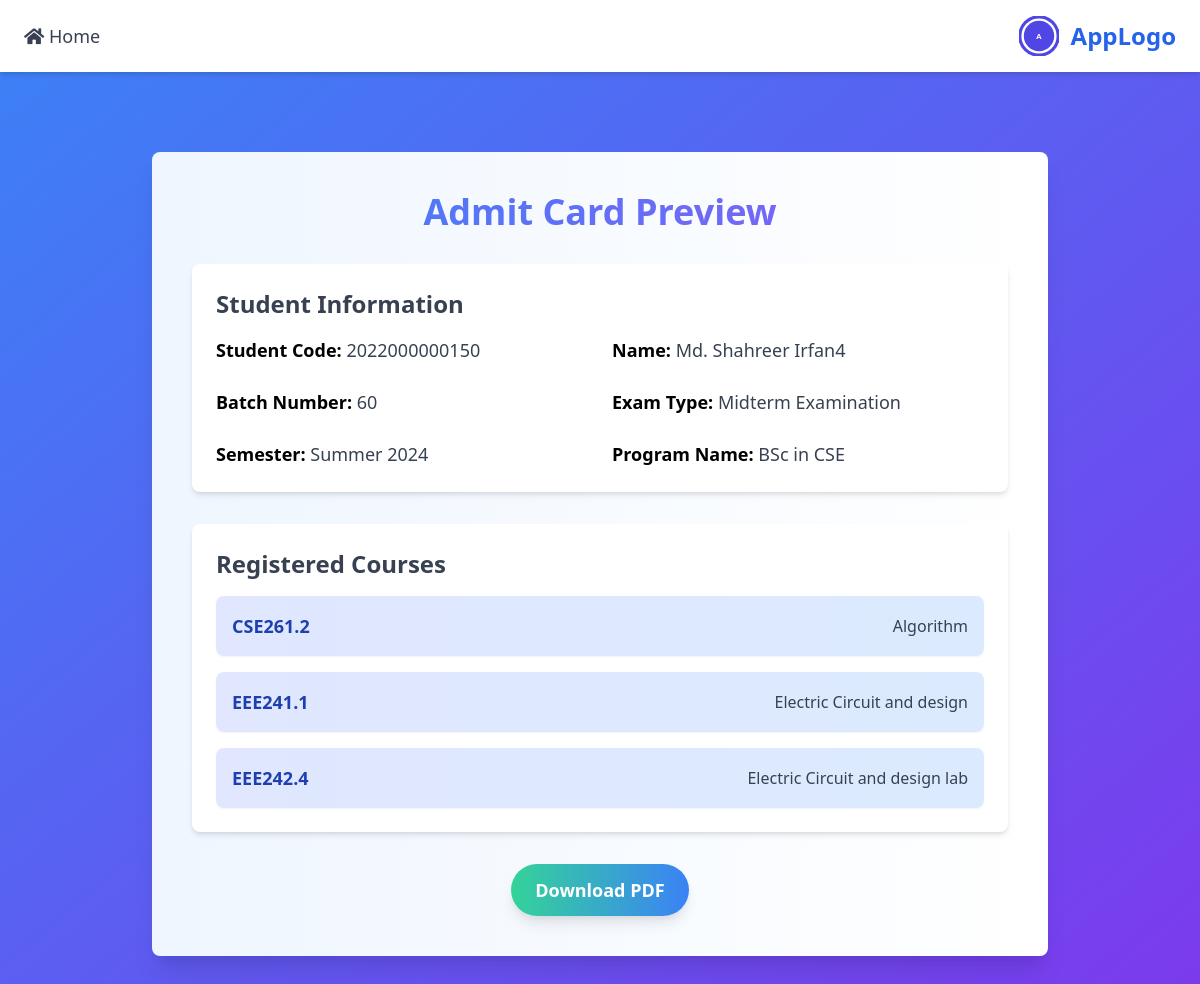
The app's page /admit/admit/7/preview/ with its own data.
### admitcard/models.py (models this page shows, shortened)
class AdmitCard(models.Model):
    student_code = models.CharField(max_length=13)
    name = models.CharField(max_length=100)
    courses = models.ManyToManyField(Course)
    image = models.ImageField(upload_to='admitcard_images/')
    EXAM_TYPE_CHOICES = [
        ('Midterm Examination', 'Midterm Examination'),
        ('Final Examination', 'Final Examination'),
    ]
    exam_type = models.CharField(max_length=20, choices=EXAM_TYPE_CHOICES)
    SEMESTER_CHOICES = [
        ('Spring', 'Spring'),
        ('Summer', 'Summer'),
        ('Fall', 'Fall'),
    ]
    semester_name = models.CharField(max_length=10, choices=SEMESTER_CHOICES)
    year = models.IntegerField(null=True)
    PROGRAM_CHOICES = [
        ('BSc in CSE', 'BSc in CSE'),
        ('BSc in EEE', 'BSc in EEE'),
        ('BBA', 'BBA'),
        ('MBA', 'MBA'),
    ]
    program_name = models.CharField(max_length=50, choices=PROGRAM_CHOICES)
    batch_number = models.IntegerField()

class Course(models.Model):
    course_code = models.CharField(max_length=10)
    course_name = models.CharField(max_length=100)

### admitcard/views.py (the view)
# urls.py: path('admit/<int:admit_card_id>/preview/', views.admit_preview, name='admit_preview'),
def admit_preview(request, admit_card_id):
    admit_card = get_object_or_404(AdmitCard, id=admit_card_id)
    return render(request, 'admitcard/admit_preview.html', {'admit_card': admit_card})

### admitcard/templates/admitcard/admit_preview.html (shortened to what this page needs)
{% extends 'base.html' %}
{% block body %}
<div class="container mx-auto py-12">
    <div class="max-w-4xl mx-auto bg-gradient-to-r from-blue-50 to-white p-10 rounded-lg shadow-xl">
        <h1 class="text-4xl font-extrabold text-center mb-8 text-transparent bg-clip-text bg-gradient-to-r from-blue-500 to-purple-500">
        </h1>
        <div class="bg-white p-6 rounded-lg shadow-md mb-8">
            <h2 class="text-2xl font-semibold text-gray-700 mb-4">Student Information</h2>
            <div class="grid grid-cols-1 md:grid-cols-2 gap-6">
                <p class="text-lg">
                    <strong>Student Code:</strong> <span class="text-gray-700">{{ admit_card.student_code }}</span>
                </p>
                <p class="text-lg">
                    <strong>Name:</strong> <span class="text-gray-700">{{ admit_card.name }}</span>
                </p>
                <p class="text-lg">
                    <strong>Batch Number:</strong> <span class="text-gray-700">{{ admit_card.batch_number }}</span>
                </p>
                <p class="text-lg">
                    <strong>Exam Type:</strong> <span class="text-gray-700">{{ admit_card.exam_type }}</span>
                </p>
                <p class="text-lg">
                    <strong>Semester:</strong> <span class="text-gray-700">{{ admit_card.semester_name }} {{ admit_card.year }}</span>
                </p>
                <p class="text-lg">
                    <strong>Program Name:</strong> <span class="text-gray-700">{{ admit_card.program_name }}</span>
                </p>
            </div>
        </div>
        <div class="bg-white p-6 rounded-lg shadow-md mb-8">
            <h2 class="text-2xl font-semibold text-gray-700 mb-4">Registered Courses</h2>
            <ul class="list-none space-y-4">
                {% for course in admit_card.courses.all %}
                <li class="flex justify-between items-center p-4 bg-gradient-to-r from-indigo-100 to-blue-100 rounded-lg shadow-sm">
                    <span class="font-semibold text-lg text-blue-800">{{ course.course_code }}</span>
                    <span class="text-gray-700">{{ course.course_name }}</span>
                </li>
                {% endfor %}
            </ul>
        </div>
        <div class="flex justify-center">
            <a href="{% url 'generate_admit_card_pdf' admit_card.id %}"
                class="bg-gradient-to-r from-green-400 to-blue-500 text-white text-lg font-bold py-3 px-6 rounded-full shadow-lg hover:shadow-2xl transform hover:scale-105 transition duration-300">
                Download PDF
            </a>
        </div>
    </div>
</div>
{% endblock %}

### records on screen
AdmitCard: student_code "2022000000150", name "Md. Shahreer Irfan4", batch_number "60", exam_type "Midterm Examination", semester_name "Summer", year "2024", program_name "BSc in CSE"
Course: course_code "CSE261.2", course_name "Algorithm"
Course: course_code "EEE241.1", course_name "Electric Circuit and design"
Course: course_code "EEE242.4", course_name "Electric Circuit and design lab"
